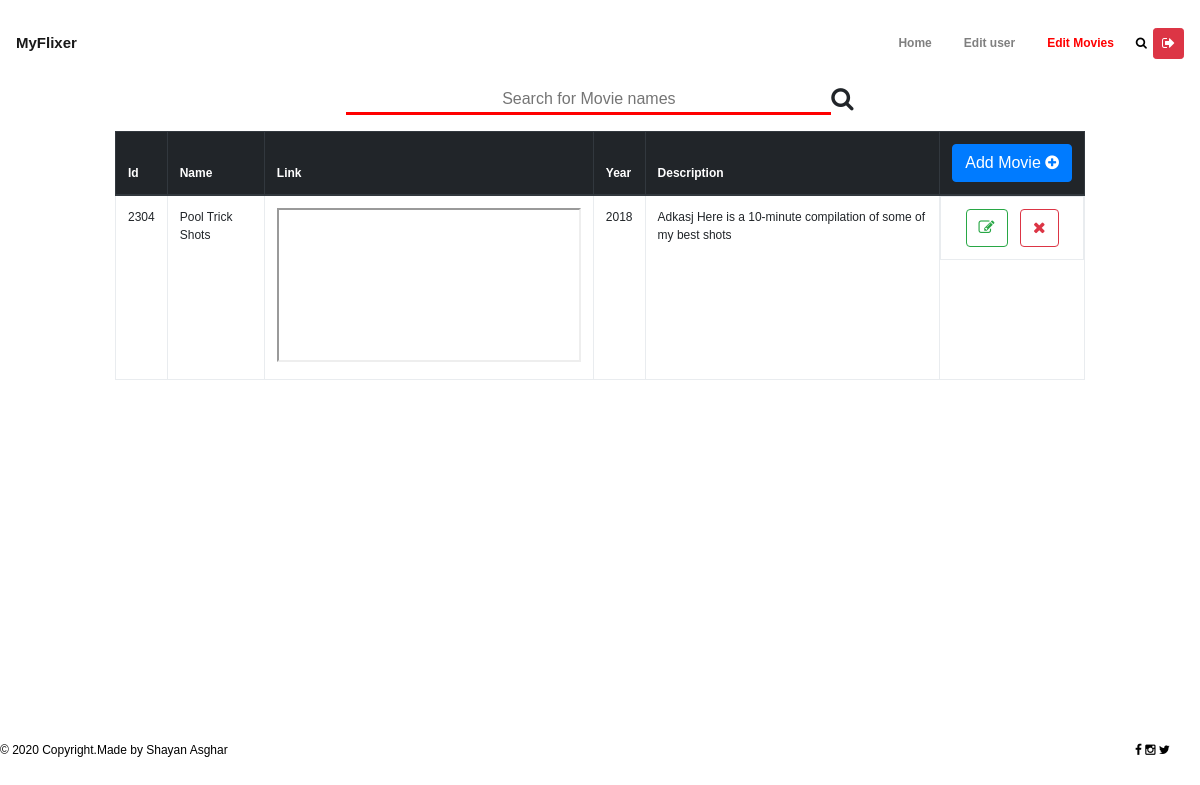
The app's page /home/movies/ (signed in), older data.
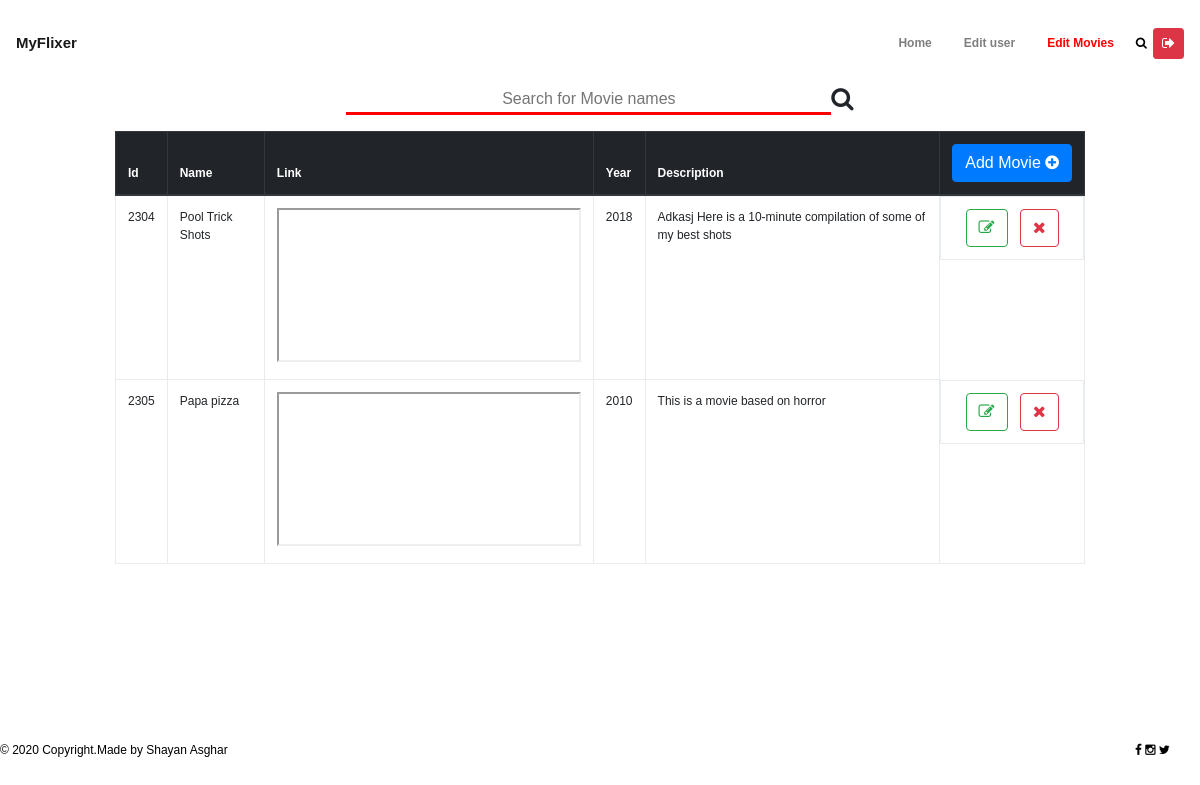
The same page, newer data.
### Flixer/models.py (models this page shows, shortened)
class Movie(models.Model):
    movie_id = models.CharField(max_length=30, primary_key=True)
    name = models.CharField(max_length=200)
    description = models.CharField(max_length=500)
    link = models.URLField()
    year = models.IntegerField()

### Flixer/views.py (the view)
# urls.py: path('home/movies/', views.moviePage, name="movie-page"),
def moviePage(request, added='no'):
    if request.session.get('admin', False):
        moviesData = Movie.objects.all()
        return render(request, 'admin_pages/moviesData.html', {'moviesData': moviesData, 'added': added})
    else:
        return start(request)

### Flixer/templates/admin_pages/moviesData.html (shortened to what this page needs)
<!DOCTYPE html>
<html lang="en">
	<head>
        {% load static %}
		<link rel="stylesheet" type="text/css" href="{% static 'css/font-awesome.min.css' %}">
		<link rel="stylesheet" type = "text/css" href="{% static 'css/bootstrap.min.css' %}">
		<link rel="stylesheet" type="text/css" href="{% static 'css/style.css' %}">
	</head>
	<body style="font-size: 12px;">
		<div class="main">
			<header class="header">
				<nav class="navbar navbar-expand-lg navbar-light py-3">
				  <a class="navbar-brand" href="{% url 'Flixer:home' %}" style="font-size: 15px;"><strong>MyFlixer</strong></a>
				  <div class="collapse navbar-collapse" id="navbarSupportedContent">
				    <ul class="navbar-nav ml-auto" id ="centerUl">
							<li class="nav-item ">
				        <a class="nav-link px-3" href="{% url 'Flixer:home' %}">Home</a>
				      </li>
				      <li class="nav-item">
				        <a class="nav-link px-3" href="{% url 'Flixer:user-page' %}">Edit user</a>
				      </li>
				      <li class="nav-item active">
				        <a class="nav-link px-3" href="{% url 'Flixer:movie-page' %}">Edit Movies</a>
				      </li>
                      <li class="nav-item" style="align-self: center">
                          <button class = "buttonSearch" onclick = "show()"><i class ="fa fa-search" ></i></button>
				      </li>
                      <li class="nav-item" style="align-self: center">
                        <div id = "logoutform">
                        <a href = "{% url 'Flixer:logout-admin' %}"><button class = "btn btn-danger btn-sm"><i class = "fa fa-sign-out"></i></button></a>
                        </div>
                      </li>
				    </ul>
				  </div>
				</nav>
			</header>
            <div class="content" style = "align-items: flex-start;">
				<div class="container-fluid">
                    <div class = "moviesTable">
                        <div class = "form-group" style="display:flex;justify-content:center;">
                            <input style = "text-align:center;width: 50% ; border:none; border-bottom: 3px solid red; font-size: 16px;" type="text" class = "searchBar" id="myInput" onkeyup="searchTable()" placeholder="Search for Movie names">
                            <i class = "fa fa-search fa-2x"></i>
                        </div>
                        <table class = "table table-hover table-bordered" id = "myTable">
                            <thead class = "thead-dark">
                                <tr>
                                    <th>Id</th>
                                    <th>Name</th>
                                    <th>Link</th>
                                    <th>Year</th>
                                    <th>Description</th>
                                    <th>
                                    <button type="button" class="btn btn-primary" data-toggle="modal" data-target="#exampleModalCenter">
                                      Add Movie
                                        <i class = "fa fa-plus-circle"></i>
                                    </button>
                                    </th>
                                </tr>
                            </thead>
                            <tbody>
                                {% for lines in moviesData %}
                                <tr>
                                        <td id = 'movieId{{forloop.counter0}}'>{{ lines.movie_id}}</td>
                                        <td>{{ lines.name}}</td>
                                        <td class = "movieClass"><iframe src="{{ lines.link}}"></iframe></td>
                                        <td>{{ lines.year }}</td>
                                        <td>{{ lines.description }}</td>
                                        <td id = "buttonGroup" style = "display: flex; justify-content: space-evenly;">
                                         <form class = "buttonGroupForm" action="{% url 'Flixer:edit-movie' %}" method="post">
                                            <button class = "btn btn-outline-success" type="submit" ><i class = "fa fa-edit"></i></button>
                                        </form>
                                        <form class = "buttonGroupForm" action="{% url 'Flixer:del-movie' %}" onsubmit="return confirmUser()" method="post">
                                            <button class = "btn btn-outline-danger" type="submit" ><i class = "fa fa-remove"></i></button>
                                        </form>
                                        </td>
                                </tr>
                                {% endfor %}
                            </tbody>
                        </table>
                    </div>
				</div>
            </div>
            <footer class="page-footer font-small pt-4">
			  <div class="footer-copyright">
						<div class="linkcopy">
							<a href="#">© 2020 Copyright.Made by Shayan Asghar</a>
						</div>
						<div class="icons">
							<a href="#" class="fa fa-facebook"></a>
							<a href="#" class="fa fa-instagram"></a>
							<a href="#" class="fa fa-twitter"></a>
						</div>
				</div>
			</footer>
        </div>
</body>
</html>

### Flixer/static/css/style.css (style rules this page uses)
body { font-family: sans-serif; }
.main { display: flex; min-height: 100vh; flex-direction: column; }
.content { display: flex; flex: 1; margin: 0px 100px; align-items: center; }
.buttonSearch { border: none; background-color:transparent; }
#navbarSupportedContent { font-weight: bolder; }
.active a { color: red !important; }
a { color:black; text-decoration: none; }
#centerUl { font-size: 12px; }
.container-fluid { position: relative; }
ul li { list-style: none; margin: 10px 0px; }
.page-footer { font-family: Sans-serif; }
.footer-copyright { display: flex; justify-content: space-between; height: 100px; align-items: center; }
.icons { margin: 0px 30px; }

Row changes from the older to the newer data that the page shows:
added Movie: movie_id "2305", name "Papa pizza", year "2010", description "This is a movie based on horror"
